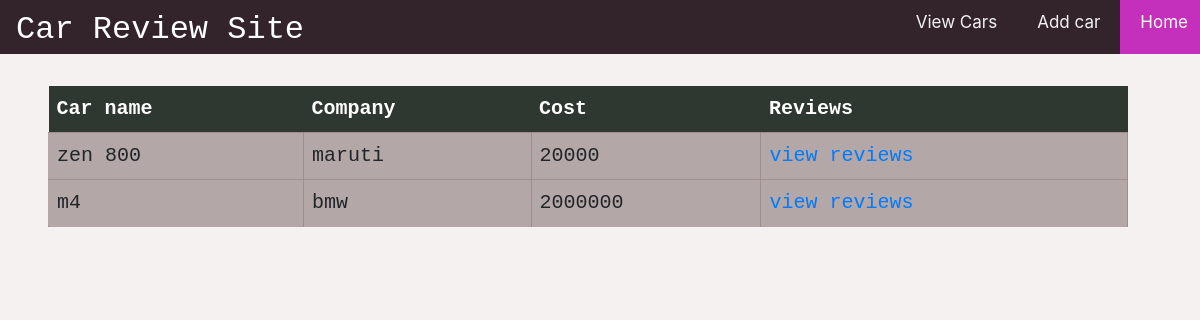
Page /view_cars/ on the earlier database version.
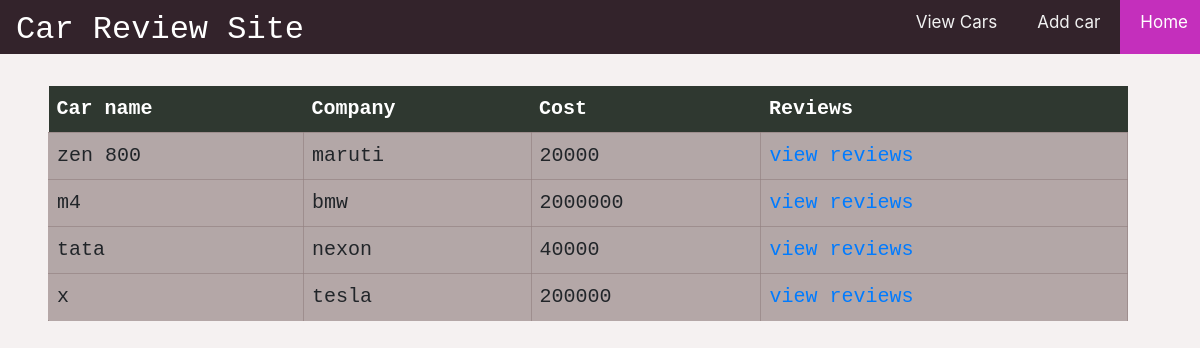
Same page on the later database version.
### main_app/models.py (models this page shows, shortened)
class car(models.Model):
    name = models.CharField(max_length = 20)
    company = models.CharField(max_length = 20)
    c_id = models.AutoField(primary_key=True)
    cost = models.IntegerField()

### main_app/views.py (the view)
# urls.py: path('view_cars/',views.view_cars),
def view_cars(request):
    cars = car.objects.all()
    return render(request, 'view_cars.html',{'cars':cars})

### templates/view_cars.html (shortened to what this page needs)
{% include 'base.html' %}
{% block content %}
<!DOCTYPE html>
<html lang="en">
<head>
</head>
<body>
<table>
  <tr>
    <th>Car name</th>
    <th>Company</th>
    <th>Cost</th>
    <th>Reviews</th>
  </tr>
{% for car in cars %}
  <tr>
    <td>{{car.name}}</td>
    <td>{{car.company}}</td>
    <td>{{car.cost}}</td>
    <td><a href="{% url 'review' car.c_id %}">view reviews</a></td>
  </tr>
{% endfor %}
</table>
</body>
</html>
{% endblock content %}

Differences in the rows shown:
added car: name "tata", company "nexon", cost "40000"
added car: name "x", company "tesla", cost "200000"
